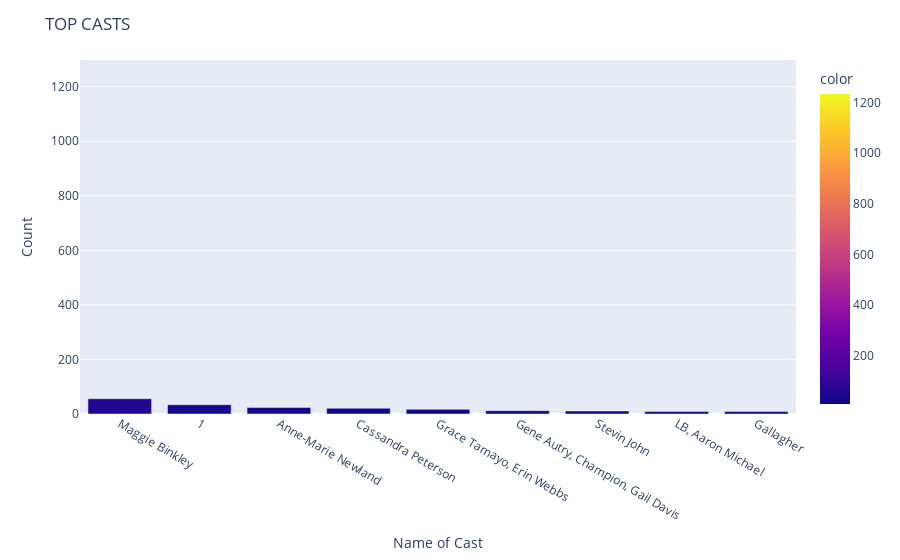

This figure's notebook cell:
### Code cell
tcast = px.bar(x = [i[0] for i in topcasts],y = [i[1] for i in topcasts],color=[i[1] for i in topcasts])
tcast.update_layout(title = 'TOP CASTS',xaxis_title = 'Name of Cast',yaxis_title = 'Count')

### Figure 1 — Plotly figure (JSON) as saved in the notebook; plotly's stock layout.template omitted (floating-point values rounded to 4 significant figures)
{"data": [{"alignmentgroup": "True", "hovertemplate": "x=%{x}<br>y=%{y}<br>color=%{marker.color}<extra></extra>", "legendgroup": "", "marker": {"color": [1233, 56, 34, 24, 21, 17, 12, 11, 9, 9], "coloraxis": "coloraxis", "pattern": {"shape": ""}}, "name": "", "offsetgroup": "", "orientation": "v", "showlegend": false, "textposition": "auto", "type": "bar", "x": [null, "Maggie Binkley", "1", "Anne-Marie Newland", "Cassandra Peterson", "Grace Tamayo, Erin Webbs", "Gene Autry, Champion, Gail Davis", "Stevin John", "LB, Aaron Michael", "Gallagher"], "xaxis": "x", "y": [1233, 56, 34, 24, 21, 17, 12, 11, 9, 9], "yaxis": "y"}], "layout": {"barmode": "relative", "coloraxis": {"colorbar": {"title": {"text": "color"}}, "colorscale": [[0, "#0d0887"], [0.1111, "#46039f"], [0.2222, "#7201a8"], [0.3333, "#9c179e"], [0.4444, "#bd3786"], [0.5556, "#d8576b"], [0.6667, "#ed7953"], [0.7778, "#fb9f3a"], [0.8889, "#fdca26"], [1, "#f0f921"]]}, "legend": {"tracegroupgap": 0}, "margin": {"t": 60}, "title": {"text": "TOP CASTS"}, "xaxis": {"anchor": "y", "domain": [0, 1], "title": {"text": "Name of Cast"}}, "yaxis": {"anchor": "x", "domain": [0, 1], "title": {"text": "Count"}}}}
